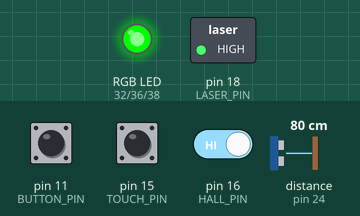
Simulated run of this program. Board: Raspberry Pi (header pin numbers). On the bench: switched loads named in the program (green lamp = pin HIGH), an RGB LED mixed from three pins (HIGH = lit). Inputs (shaded band) come from the test bench; at power-on: distance to the obstacle (sensor on pin 24) 80 cm, pin 11 (BUTTON_PIN) HIGH, pin 15 (TOUCH_PIN) HIGH, pin 16 (HALL_PIN) HIGH. The echo pulse lasts 58.3 µs per cm; threads take turns every 2 ms; the clock reads 2024-03-15 10:24:30 at power-on unless the program sets it; pins used as bus, display or sensor lines are not drawn; what the program prints to the terminal is not drawn.

Above: at 5.0 s.
5.1 s: distance to the obstacle (sensor on pin 24) set to 120 cm
At 6.1 s:
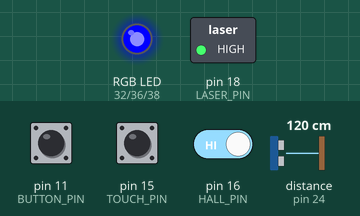
6.6 s: pin 11 (BUTTON_PIN) pulled LOW for 0.15 s
At 6.68 s:
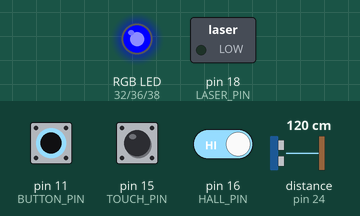
8.2 s: pin 11 (BUTTON_PIN) pulled LOW for 1 s
At 9.6 s:
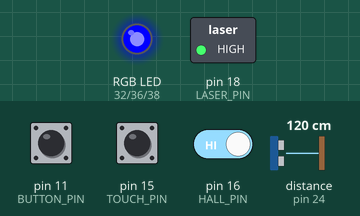
10.7 s: pin 11 (BUTTON_PIN) pulled LOW for 3.2 s
At 12.0 s:
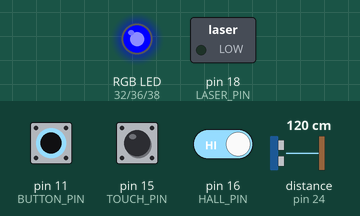
Timing chart, 0 to 15.4 s (numbered marks = the images above; inputs shaded):
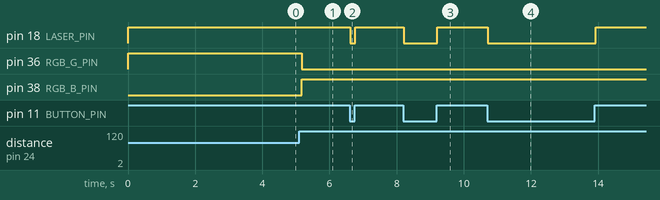

Measured:
- after the input at 5.1 s, pin 36 (RGB_G_PIN): HIGH → LOW after 0.07 s; pin 38 (RGB_B_PIN): LOW → HIGH after 0.07 s
- after the input at 6.6 s, pin 18 (LASER_PIN): HIGH → LOW at once, → HIGH 0.15 s later
- after the input at 8.2 s, pin 18 (LASER_PIN): HIGH → LOW at once, → HIGH 1.0 s later
- after the input at 10.7 s, pin 18 (LASER_PIN): HIGH → LOW at once, → HIGH 3.2 s later

The program:

demo.py
```python
#!/usr/bin/env python3
"""
Raspberry Pi GPIO Sensors Laboratory - Interactive Demo
========================================================

This demo script showcases multiple sensors working together to create
an interactive IoT demonstration. It combines several sensor inputs with
visual feedback through LEDs.

Features:
- Ultrasonic distance measurement with color-coded LED feedback
- Button-controlled laser activation
- Touch sensor with RGB color cycling
- Hall effect sensor with magnetic field detection

Author: [Your Name]
Date: 2024
License: MIT
"""

import RPi.GPIO as GPIO
import time
import threading
import signal
import sys

# Pin Configuration
BUTTON_PIN = 11
TOUCH_PIN = 15
HALL_PIN = 16
LASER_PIN = 18
ULTRASONIC_TRIG = 22
ULTRASONIC_ECHO = 24
RGB_R_PIN = 32
RGB_G_PIN = 36
RGB_B_PIN = 38

# Global variables
running = True
current_distance = 0
rgb_pwm = {}

def setup_gpio():
    """Initialize all GPIO pins and PWM objects."""
    print("🔧 Setting up GPIO pins...")
    GPIO.setmode(GPIO.BOARD)

    # Input pins
    GPIO.setup(BUTTON_PIN, GPIO.IN, pull_up_down=GPIO.PUD_UP)
    GPIO.setup(TOUCH_PIN, GPIO.IN, pull_up_down=GPIO.PUD_UP)
    GPIO.setup(HALL_PIN, GPIO.IN, pull_up_down=GPIO.PUD_UP)
    GPIO.setup(ULTRASONIC_ECHO, GPIO.IN)

    # Output pins
    GPIO.setup(LASER_PIN, GPIO.OUT)
    GPIO.setup(ULTRASONIC_TRIG, GPIO.OUT)
    GPIO.setup(RGB_R_PIN, GPIO.OUT)
    GPIO.setup(RGB_G_PIN, GPIO.OUT)
    GPIO.setup(RGB_B_PIN, GPIO.OUT)

    # Initialize PWM for RGB LED
    rgb_pwm['R'] = GPIO.PWM(RGB_R_PIN, 1000)
    rgb_pwm['G'] = GPIO.PWM(RGB_G_PIN, 1000)
    rgb_pwm['B'] = GPIO.PWM(RGB_B_PIN, 1000)

    for pwm in rgb_pwm.values():
        pwm.start(0)

    # Turn off laser initially
    GPIO.output(LASER_PIN, GPIO.HIGH)

    print("✅ GPIO setup complete!")

def measure_distance():
    """Measure distance using ultrasonic sensor."""
    try:
        # Send trigger pulse
        GPIO.output(ULTRASONIC_TRIG, GPIO.LOW)
        time.sleep(0.000002)
        GPIO.output(ULTRASONIC_TRIG, GPIO.HIGH)
        time.sleep(0.00001)
        GPIO.output(ULTRASONIC_TRIG, GPIO.LOW)

        # Measure echo time
        pulse_start = time.time()
        pulse_end = time.time()

        # Wait for echo start
        timeout = time.time() + 0.1  # 100ms timeout
        while GPIO.input(ULTRASONIC_ECHO) == 0:
            pulse_start = time.time()
            if time.time() > timeout:
                return -1

        # Wait for echo end
        timeout = time.time() + 0.1
        while GPIO.input(ULTRASONIC_ECHO) == 1:
            pulse_end = time.time()
            if time.time() > timeout:
                return -1

        # Calculate distance
        pulse_duration = pulse_end - pulse_start
        distance = pulse_duration * 17150  # Speed of sound = 34300 cm/s

        return round(distance, 2)

    except Exception as e:
        print(f"❌ Distance measurement error: {e}")
        return -1

def set_rgb_color(r, g, b):
    """Set RGB LED color (0-100 for each channel)."""
    rgb_pwm['R'].ChangeDutyCycle(r)
    rgb_pwm['G'].ChangeDutyCycle(g)
    rgb_pwm['B'].ChangeDutyCycle(b)

def distance_feedback_color(distance):
    """Convert distance to color feedback."""
    if distance < 0:
        return (100, 0, 0)  # Red for error
    elif distance < 10:
        return (100, 0, 100)  # Purple for very close
    elif distance < 20:
        return (100, 0, 0)    # Red for close
    elif distance < 50:
        return (100, 50, 0)   # Orange for medium
    elif distance < 100:
        return (0, 100, 0)    # Green for far
    else:
        return (0, 0, 100)    # Blue for very far

def ultrasonic_thread():
    """Thread for continuous distance monitoring."""
    global current_distance, running

    while running:
        try:
            distance = measure_distance()
            current_distance = distance

            # Set RGB color based on distance
            r, g, b = distance_feedback_color(distance)
            set_rgb_color(r, g, b)

            time.sleep(0.1)  # 10Hz update rate

        except Exception as e:
            print(f"❌ Ultrasonic thread error: {e}")
            time.sleep(1)

def button_laser_thread():
    """Thread for button-controlled laser."""
    global running

    button_state = True  # Start with button not pressed (pull-up)

    while running:
        try:
            new_state = GPIO.input(BUTTON_PIN)

            if new_state != button_state:
                button_state = new_state

                if not button_state:  # Button pressed (LOW due to pull-up)
                    print("🔴 Laser ON")
                    GPIO.output(LASER_PIN, GPIO.LOW)
                else:  # Button released
                    print("⚫ Laser OFF")
                    GPIO.output(LASER_PIN, GPIO.HIGH)

            time.sleep(0.05)  # 20Hz polling

        except Exception as e:
            print(f"❌ Button thread error: {e}")
            time.sleep(1)

def sensor_status_thread():
    """Thread for displaying sensor status."""
    global running, current_distance

    while running:
        try:
            # Read sensor states
            touch_state = not GPIO.input(TOUCH_PIN)  # Invert for logical reading
            hall_state = not GPIO.input(HALL_PIN)    # Invert for logical reading
            button_state = not GPIO.input(BUTTON_PIN)

            # Clear screen and print status
            print("\033[H\033[J", end="")  # Clear terminal
            print("🌟 Raspberry Pi GPIO Sensors Laboratory - Live Demo")
            print("=" * 60)
            print(f"📏 Distance: {current_distance:6.1f} cm" if current_distance >= 0 else "📏 Distance: ERROR")
            print(f"🔴 Laser:    {'ON ' if button_state else 'OFF'}")
            print(f"👆 Touch:    {'ON ' if touch_state else 'OFF'}")
            print(f"🧲 Magnetic: {'DETECTED' if hall_state else 'NONE'}")
            print("=" * 60)
            print("💡 RGB LED shows distance: Purple(<10cm) Red(<20cm) Orange(<50cm) Green(<100cm) Blue(>100cm)")
            print("🔘 Press button to control laser")
            print("🛑 Press Ctrl+C to exit")

            time.sleep(0.5)  # 2Hz update rate

        except Exception as e:
            print(f"❌ Status thread error: {e}")
            time.sleep(1)

def cleanup():
    """Clean up GPIO resources."""
    global running
    running = False

    print("\n🛑 Shutting down...")

    # Stop PWM
    for pwm in rgb_pwm.values():
        pwm.stop()

    # Turn off outputs
    GPIO.output(LASER_PIN, GPIO.HIGH)
    set_rgb_color(0, 0, 0)

    # Cleanup GPIO
    GPIO.cleanup()
    print("✅ Cleanup complete!")

def signal_handler(sig, frame):
    """Handle Ctrl+C gracefully."""
    cleanup()
    sys.exit(0)

def main():
    """Main demo function."""
    print("🌟 Raspberry Pi GPIO Sensors Laboratory")
    print("🚀 Starting Interactive Demo...")
    print("⚠️  WARNING: Do not look directly into laser light!")

    # Setup signal handler
    signal.signal(signal.SIGINT, signal_handler)

    try:
        # Initialize hardware
        setup_gpio()

        # Start background threads
        threads = [
            threading.Thread(target=ultrasonic_thread, daemon=True),
            threading.Thread(target=button_laser_thread, daemon=True),
            threading.Thread(target=sensor_status_thread, daemon=True)
        ]

        for thread in threads:
            thread.start()

        # Keep main thread alive
        while running:
            time.sleep(1)

    except Exception as e:
        print(f"❌ Demo error: {e}")
        cleanup()

if __name__ == "__main__":
    main() 
```
